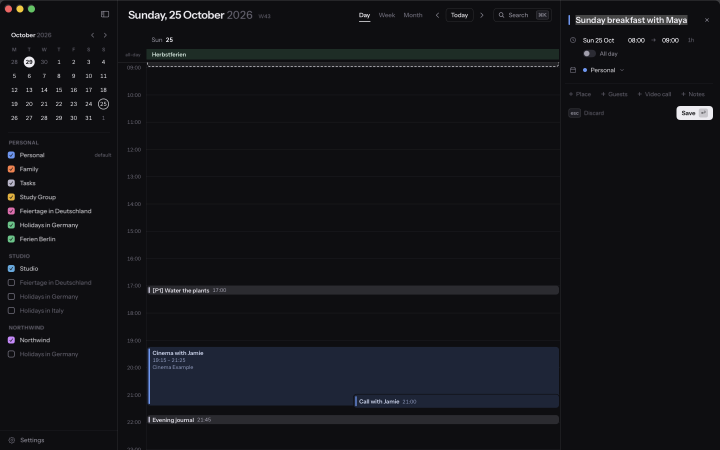
#> input picture artifacts/dmg-audit/dst-before.png, 1440 x 900 px (shown at 1/2 size)
$ python compare.py ../artifacts/dmg-audit/dst-before.png ../artifacts/dmg-audit/full-day-before.png out.png
#> lines starting #> are read from the running program, lines starting #| are printed output that depends on the picture
#!/usr/bin/env python3
"""Side-by-side and diff of a snapshot against a reference image: compare.py ref.png snap.png out.png [x0 y0 x1 y1 in ref px]"""
import sys
from PIL import Image, ImageChops
ref = Image.open(sys.argv[1]).convert("RGB")
snap = Image.open(sys.argv[2]).convert("RGB").resize(ref.size)
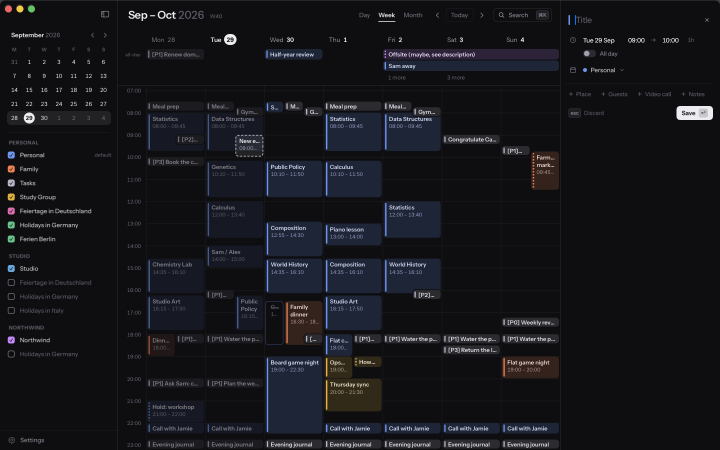
#> input picture artifacts/dmg-audit/full-day-before.png, 1440 x 900 px (shown at 1/2 size)
box = tuple(int(v) for v in sys.argv[4:8]) if len(sys.argv) >= 8 else (0, 0, ref.width, ref.height)
#> box = (0, 0, 1440, 900)
a, b = ref.crop(box), snap.crop(box)
diff = ImageChops.difference(a, b).point(lambda v: min(255, v * 4))
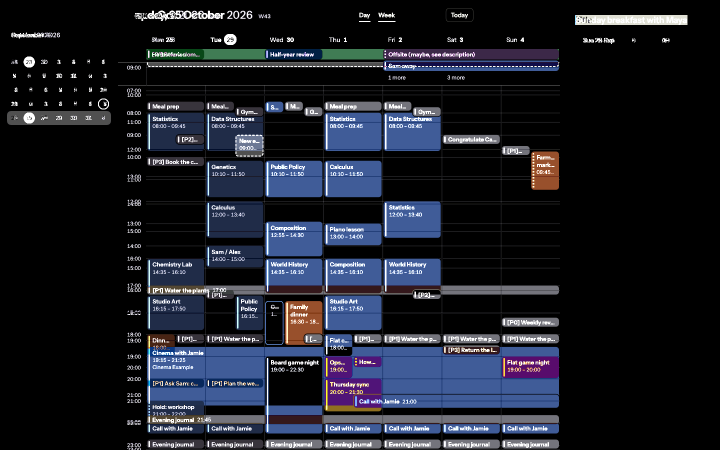
#> diff: PIL image 1440x900 RGB (shown at 1/2 size); mean R, G, B 27.2, 30, 39.5
w, h = a.size
#> w = 1440; h = 900
out = Image.new("RGB", (w * 3 + 20, h), (60, 60, 60))
#> out: PIL image 4340x900 RGB; every value is 60
out.paste(a, (0, 0)); out.paste(b, (w + 10, 0)); out.paste(diff, (2 * w + 20, 0))
#> after `out.paste(a, (0, 0))`:
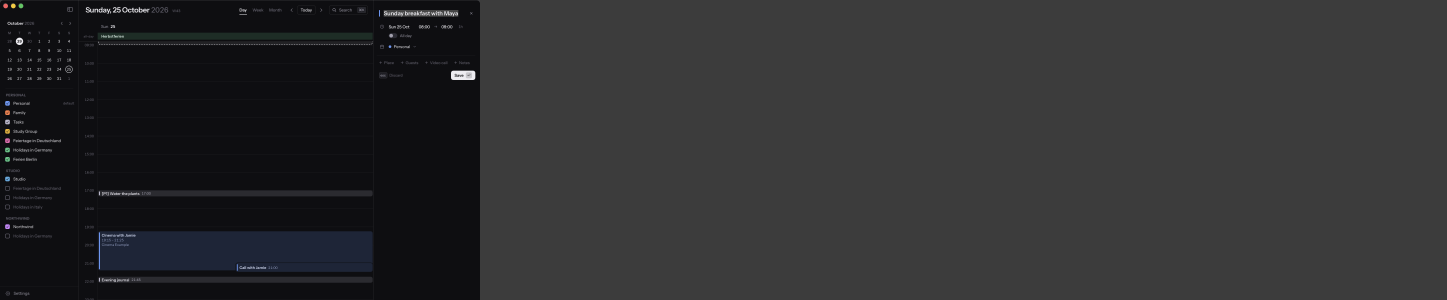
#> out: PIL image 4340x900 RGB (shown at 1/3 size); mean R, G, B 46.4, 46.6, 48
#> after `out.paste(b, (w + 10, 0))`:
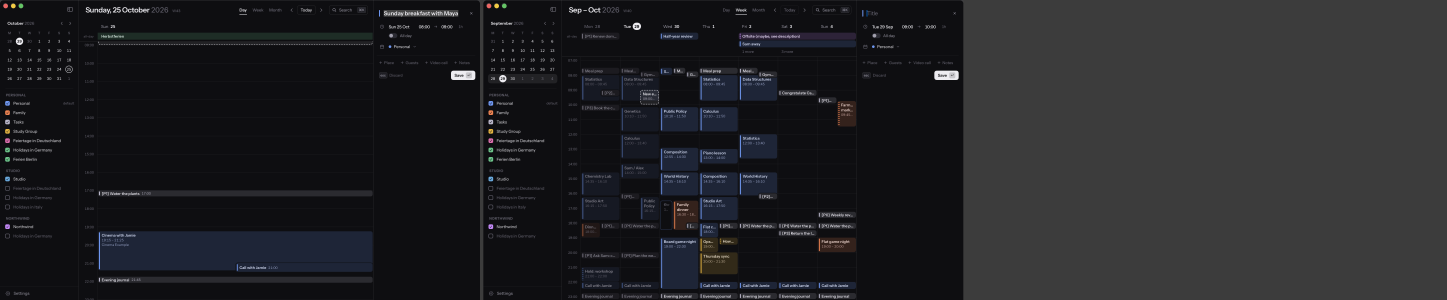
#> out: PIL image 4340x900 RGB (shown at 1/3 size); mean R, G, B 33.9, 34.3, 37.4
#> after `out.paste(diff, (2 * w + 20, 0))`:
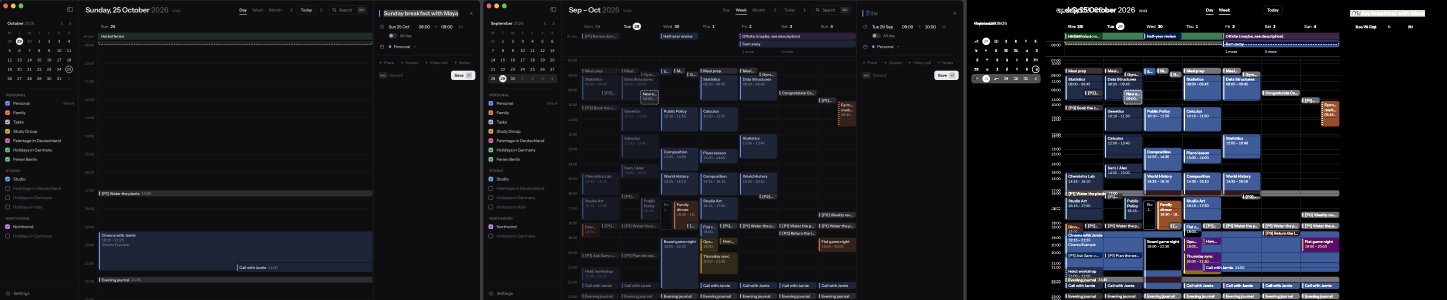
#> out: PIL image 4340x900 RGB (shown at 1/3 size); mean R, G, B 23, 24.4, 30.5
scale = min(1, 3000 / out.width)
#> scale = 0.691
if scale < 1: out = out.resize((int(out.width * scale), int(out.height * scale)))
#> out: PIL image 3000x622 RGB
out.save(sys.argv[3])
